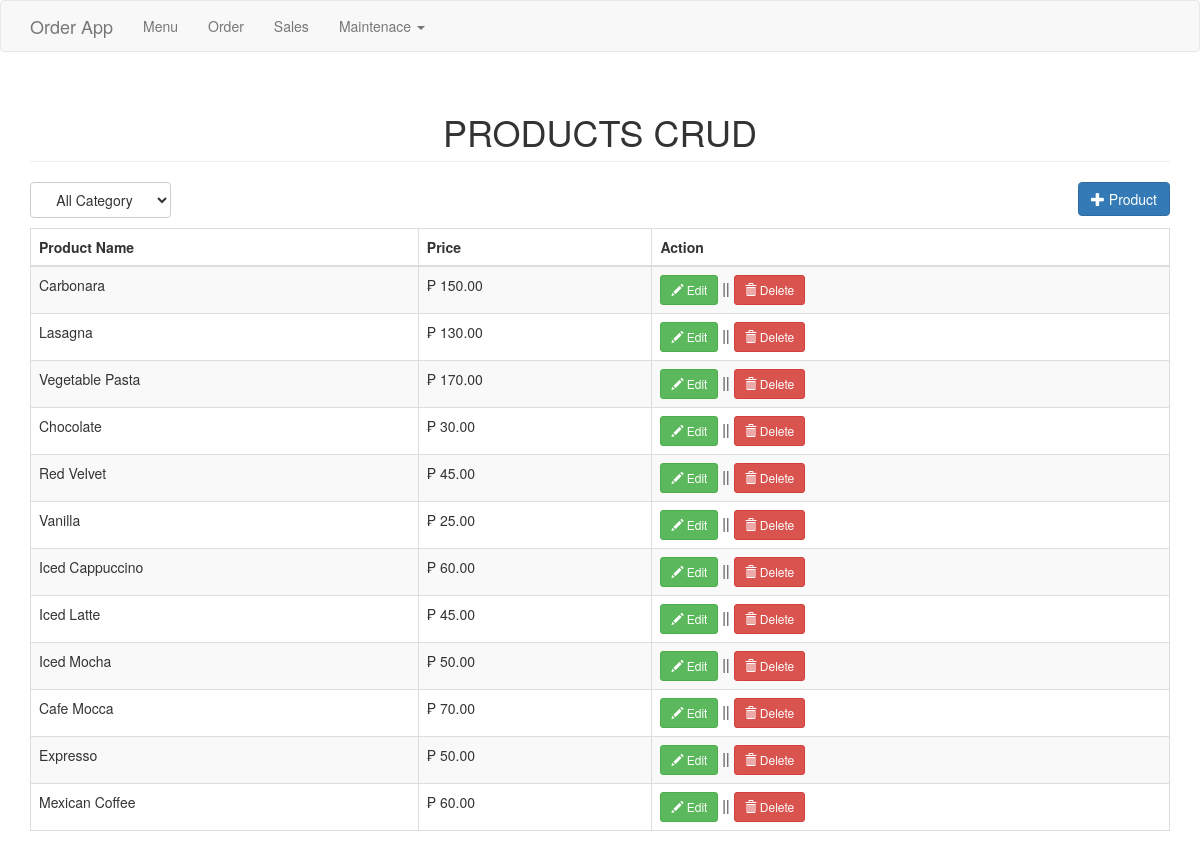
The page /product.php on the database its author committed.
### tables this page shows
CREATE TABLE `product` (
  `productid` int(11) NOT NULL,
  `categoryid` int(1) NOT NULL,
  `productname` varchar(30) NOT NULL,
  `price` double NOT NULL
);

### product.php (the view, shortened to what this page needs)
<?php include('header.php'); ?>
<body>
<?php include('navbar.php'); ?>
<div class="container">
	<h1 class="page-header text-center">PRODUCTS CRUD</h1>
	<div class="row">
		<div class="col-md-12">
			<select id="catList" class="btn btn-default">
			<option value="0">All Category</option>
			</select>
			<a href="#addproduct" data-toggle="modal" class="pull-right btn btn-primary"><span class="glyphicon glyphicon-plus"></span> Product</a>
		</div>
	</div>
	<div style="margin-top:10px;">
		<table class="table table-striped table-bordered">
			<thead>
				<th>Product Name</th>
				<th>Price</th>
				<th>Action</th>
			</thead>
			<tbody>
				<?php
					$where = "";
					$sql="select * from product left join category on category.categoryid=product.categoryid $where order by product.categoryid asc, productname asc";
					$query=$conn->query($sql);
					while($row=$query->fetch_array()){
						?>
						<tr>
							<td><?php echo $row['productname']; ?></td>
							<td>&#8369; <?php echo number_format($row['price'], 2); ?></td>
							<td>
								<a href="#editproduct<?php echo $row['productid']; ?>" data-toggle="modal" class="btn btn-success btn-sm"><span class="glyphicon glyphicon-pencil"></span> Edit</a> || <a href="#deleteproduct<?php echo $row['productid']; ?>" data-toggle="modal" class="btn btn-danger btn-sm"><span class="glyphicon glyphicon-trash"></span> Delete</a>
							</td>
						</tr>
						<?php
					}
				?>
			</tbody>
		</table>
	</div>
</div>
</body>
</html>

### header.php (shortened to what this page needs)
<!DOCTYPE html>
<html>
<head>
	<link rel="stylesheet" href="https://maxcdn.bootstrapcdn.com/bootstrap/3.3.7/css/bootstrap.min.css">
</head>

### navbar.php (shortened to what this page needs)
<nav class="navbar navbar-default">
  <div class="container">
    <div class="navbar-header">
      <a class="navbar-brand" href="#">Order App</a>
    </div>
    <div class="collapse navbar-collapse" id="bs-example-navbar-collapse-1">
      <ul class="nav navbar-nav">
        <li><a href="index.php">Menu</a></li>
        <li><a href="order.php">Order</a></li>
        <li><a href="sales.php">Sales</a></li>
        <li>
          <a href="#" class="dropdown-toggle" data-toggle="dropdown" role="button" aria-haspopup="true" aria-expanded="false">Maintenace <span class="caret"></span></a>
        </li>
      </ul>
    </div>
  </div>
</nav>

### rows shown on the page
product: productname "Carbonara", price "150.00"
product: productname "Lasagna", price "130.00"
product: productname "Vegetable Pasta", price "170.00"
product: productname "Chocolate", price "30.00"
product: productname "Red Velvet", price "45.00"
product: productname "Vanilla", price "25.00"
product: productname "Iced Cappuccino", price "60.00"
product: productname "Iced Latte", price "45.00"
product: productname "Iced Mocha", price "50.00"
product: productname "Cafe Mocca", price "70.00"
product: productname "Expresso", price "50.00"
product: productname "Mexican Coffee", price "60.00"
